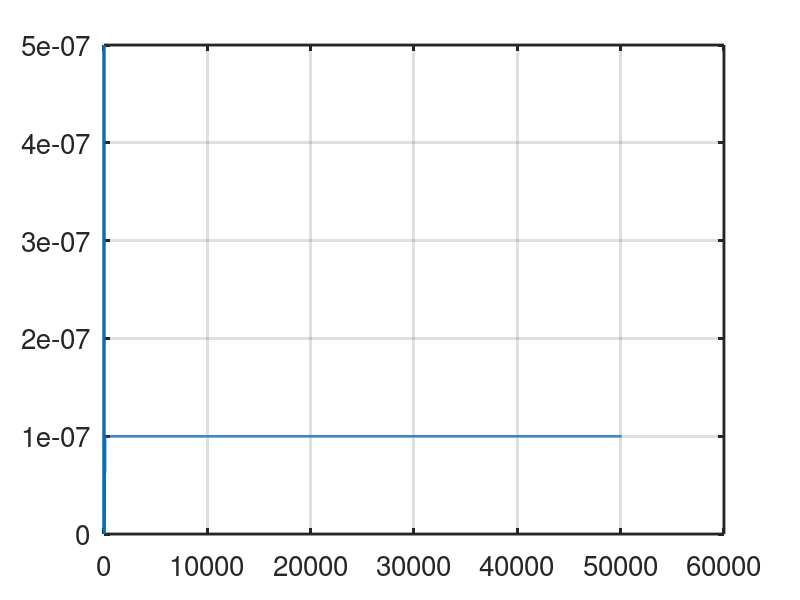

Reproduce this figure in MATLAB.

a = csvread('H.csv');
H = a(:,1);
l = numel(H);
y = 1:l;
plot(y,H);
hold on
grid on
set(gca,'LineWidth',2)
set(gca,'fontsize',20)
set(findall(gcf,'Type','line'),'LineWidth',2)

% a = csvread('out1');
% plot(a(:,1),a(:,3))
